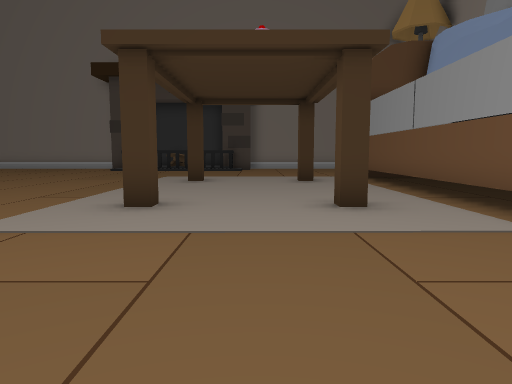
View 1 (above)

17 first-person views from a walk through a Unity game level. The camera is 1.5 m above the floor, tilts 6° down and sees 70° across. The floor is counted in squares, 2 m on a side. Each view is taken from the middle of a square. On the plan, view 1 faces up. The plan holds only what a view shows up to about 11 squares ahead; the rest is blank. The place goes on beyond the plan. The player character is not drawn. Some animated figures are left out.

View 2
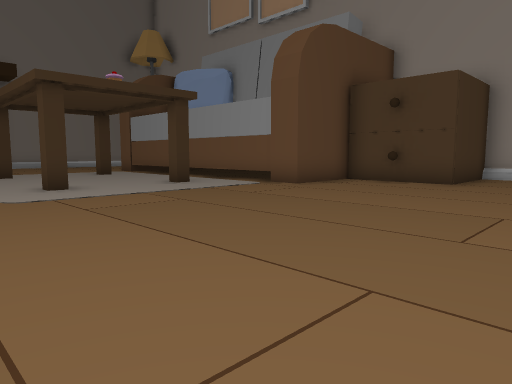

View 3
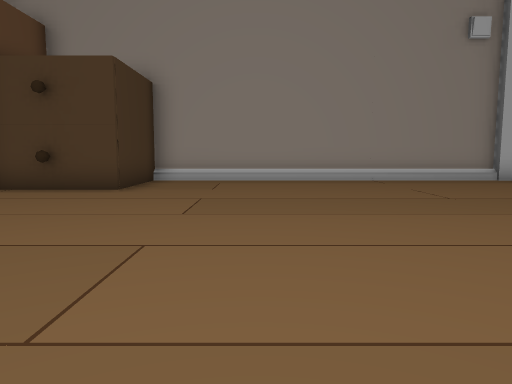

View 4
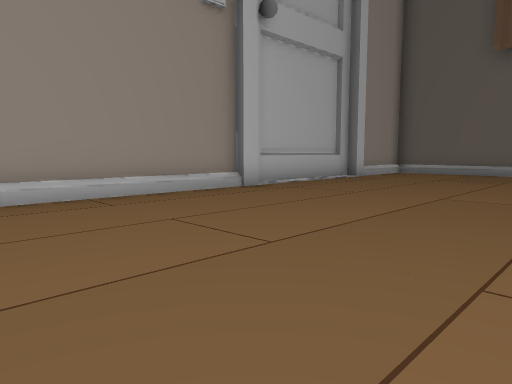

View 5
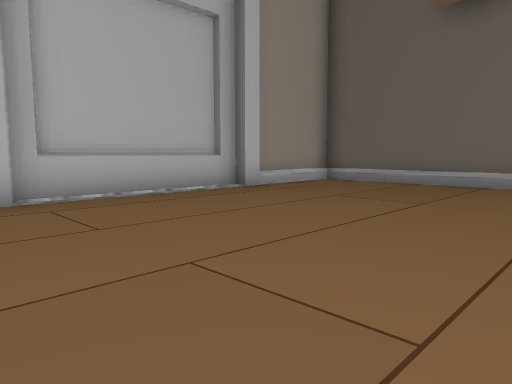

View 6
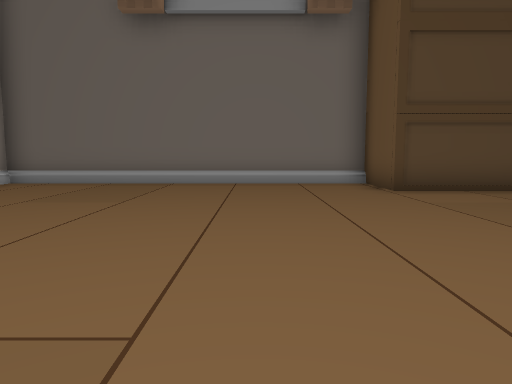

View 7
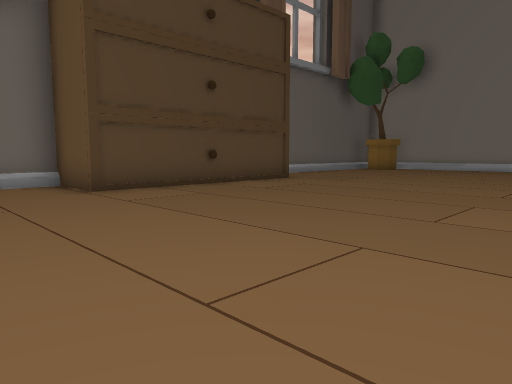

View 8
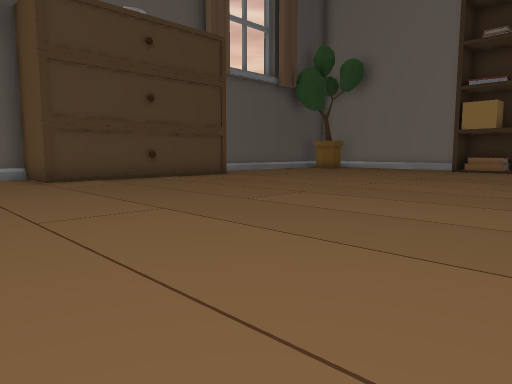

View 9
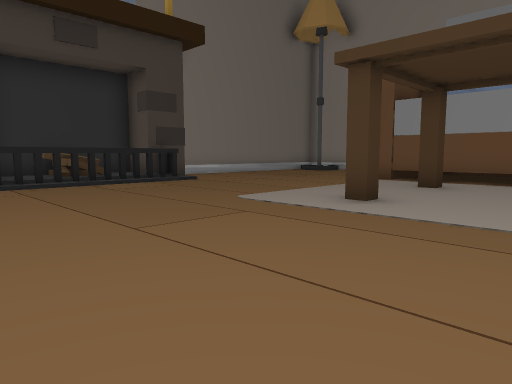

View 10
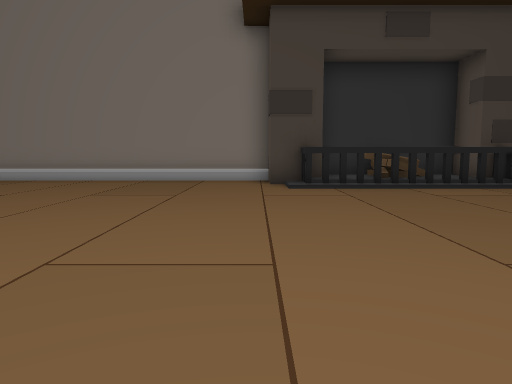

View 11
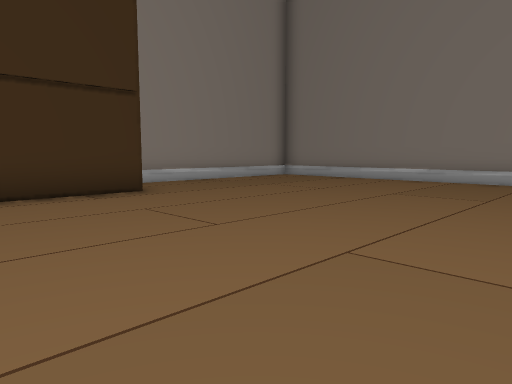

View 12
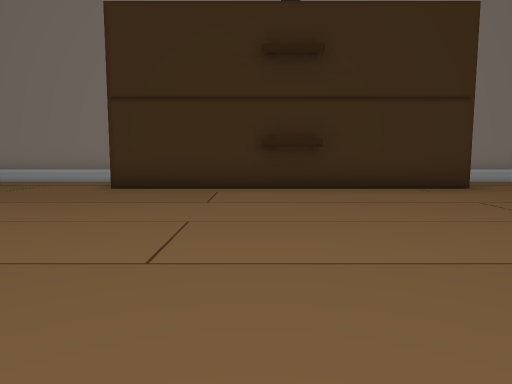

View 13
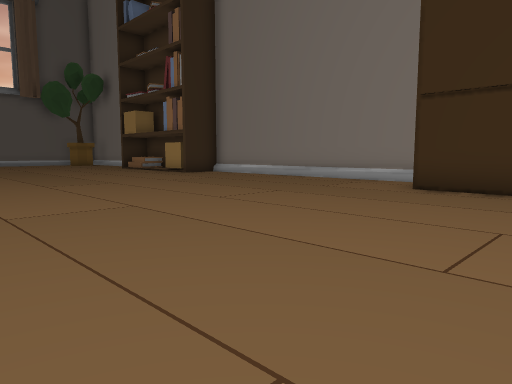

View 14
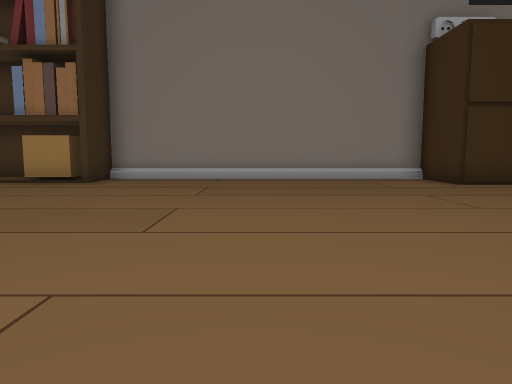

View 15
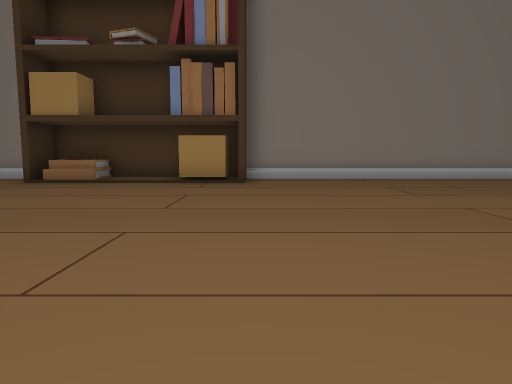

View 16
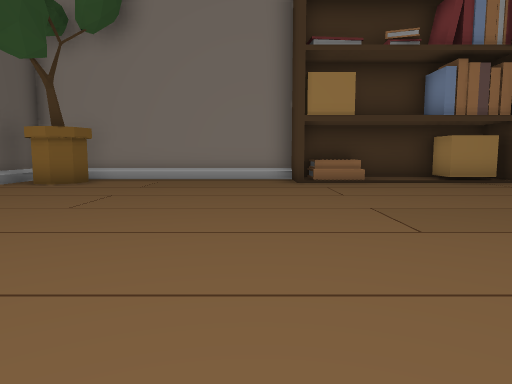

View 17
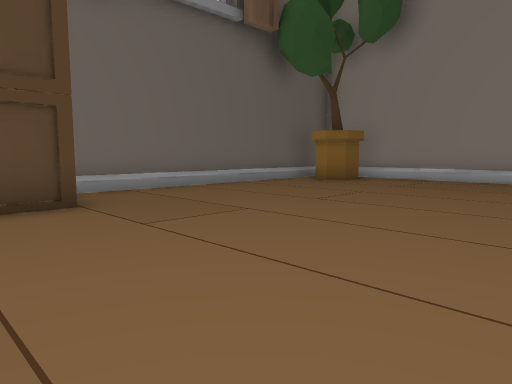

### Floor plan
Key: @ floor where view 1 was taken; # wall or solid block; . main floor; : floor 0.25 m higher than the main floor; + floor 1.25 m higher than the main floor; / step, stairs or slope; B box.
Columns run from 16 left of view 1 to 9 right of it. Each row starts with its distance up from view 1.
 19   ########
 18   //////// #####
 17    ....... #####
 16   ......../::::/
 15 #................
 14 #.................
 13 #..................
 12  ...................#
 11   #.................#
 10   #............#..#.#
  9   #.................#
  8   #.................#
  7   #.................#
  6   #........ ........#
  5   #........ ...#..#.#
  4 ###........  .......#
  3 #.........   .......###
  2 #.........   .........#
  1 #.........   .........#
  0 #.......... ....@.....####
 -1 #......................./#
 -2 #.......... ............/#
 -3 #.........  ............/#
 -4 #..........    ........./#
 -5 #...........    ......../#
 -6 #B.........    ........./#
 -7 #B....................../#
 -8 #:....................../#
 -9 #/....................../#
-10 #+.......................#
-11 ##.......................#
-12 #........................#
-13 #........................#
-14 #........................#
-15 #........................#
-16 #......................./#
-17 ###....... #  ##......../#
-18 #////////.     #/////////#
-19 #########      ###########

Positions as (right, up) in squares from view 1, and headings:
1: (0, 0), facing up
2: (-4, -3), facing up-right
3: (-2, -3), facing right
4: (2, -4), facing down-right
5: (2, -9), facing down-right
6: (2, -9), facing down
7: (2, -9), facing down-left
8: (2, -6), facing down-left
9: (-7, 7), facing up-right
10: (-7, 8), facing up
11: (-7, 8), facing up-left
12: (-6, 7), facing left
13: (-6, 7), facing down-left
14: (-5, -1), facing left
15: (-5, -5), facing left
16: (-5, -12), facing left
17: (-5, -11), facing down-left
